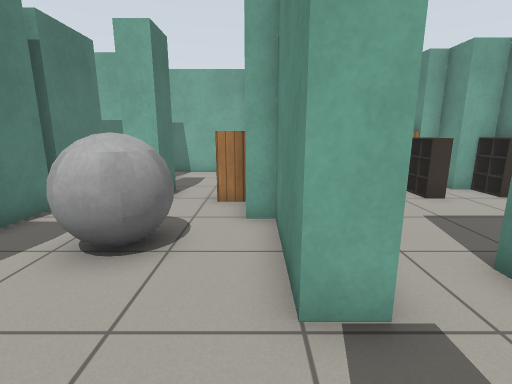
view 1 (above)

17 first-person views from a walk through a Gazebo world. The camera is 1 m above the floor, tilts 12° down and sees 85° across. Floor lines are 1 m apart. The floor is counted in squares, 0.5 m on a side. Each view is taken from the middle of a square. On the plan, view 1 faces up. The plan holds only what a view shows up to about 16 squares ahead; the rest is blank. Gazebo's built-in surfaces are drawn with simple patterns.

view 2
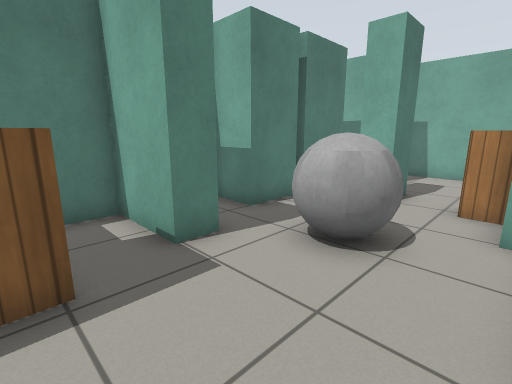

view 3
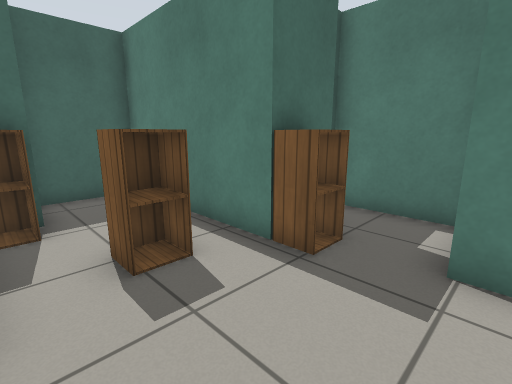

view 4
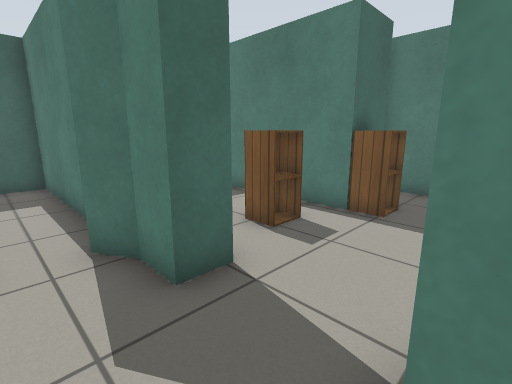

view 5
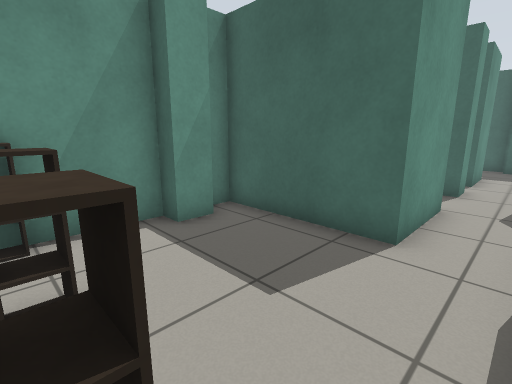

view 6
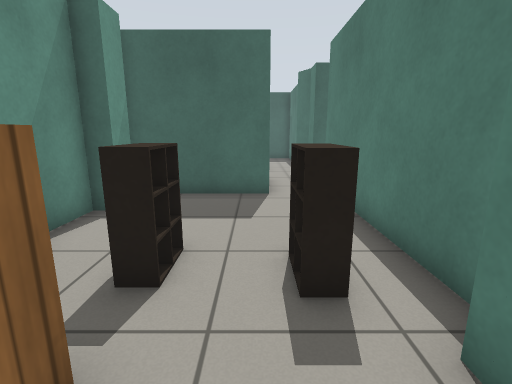

view 7
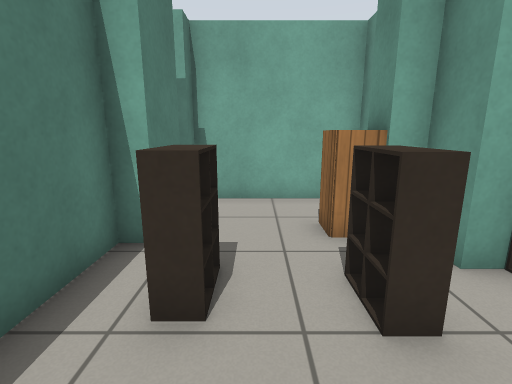

view 8
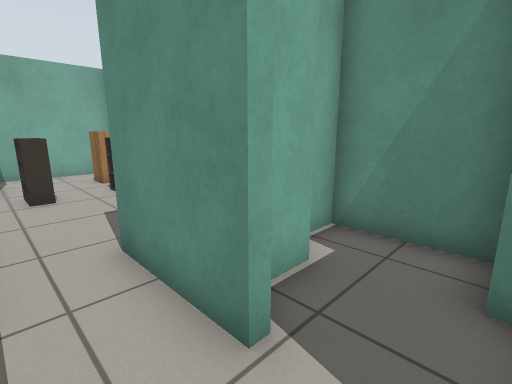

view 9
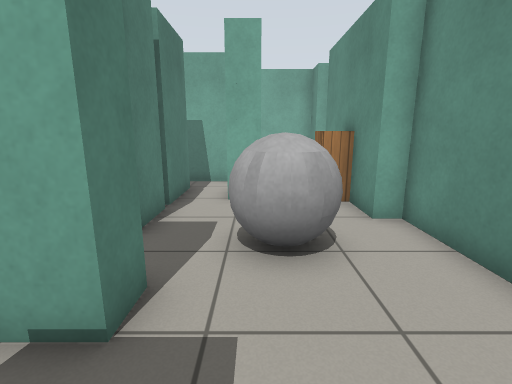

view 10
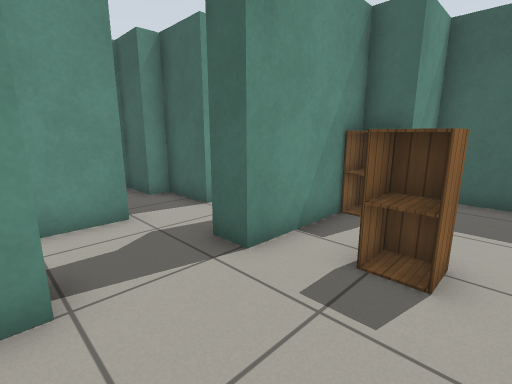

view 11
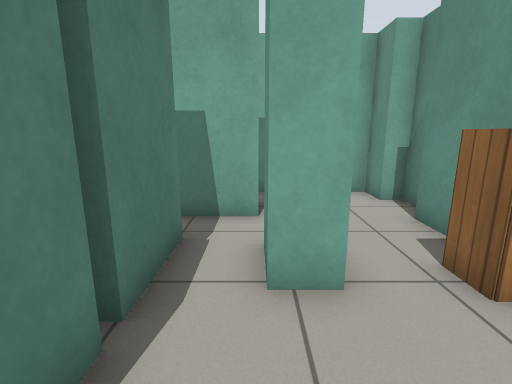

view 12
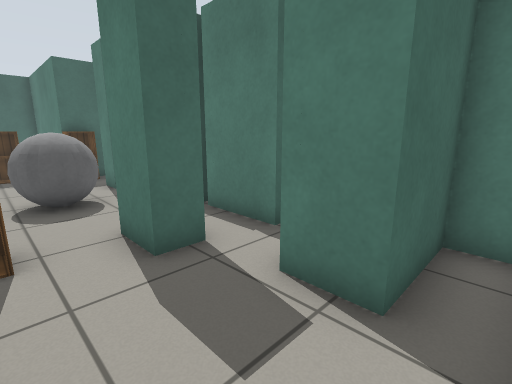

view 13
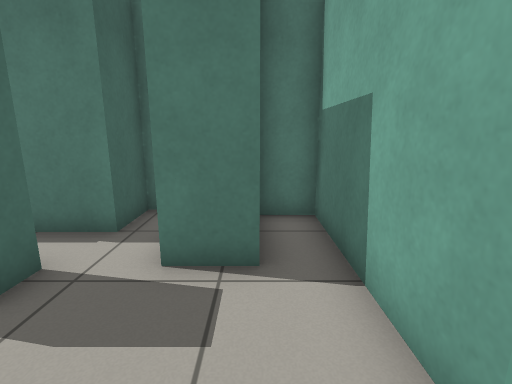

view 14
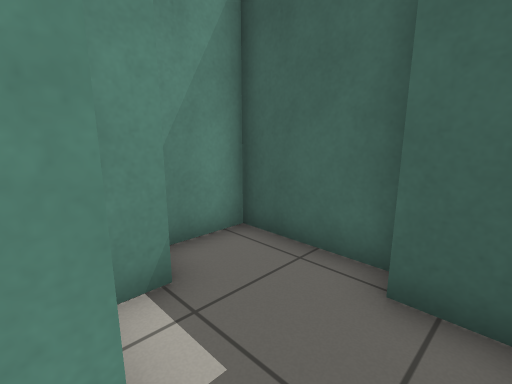

view 15
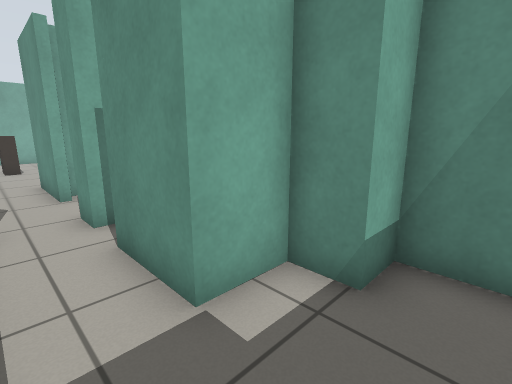

view 16
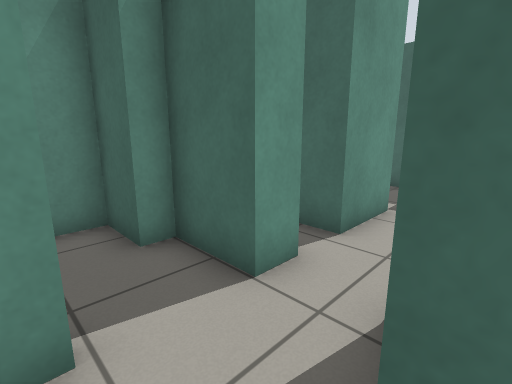

view 17
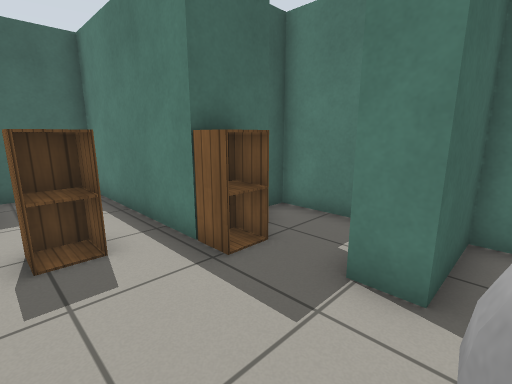

### Floor plan
Ten units are one square. View 1 is at (0, 0); x grows to the right and y downward. Boxes are objects, and circles mark ways between rooms. Rooms are numbered by the first view taken in them; rooms with no view inside come last. Other rooms are left out.
<svg viewBox="-77 -150 165 255">
<path fill="none" stroke="#000" d="M-37 4 -37 65 -8 65 -8 43 -4 43M5 32 5 1M-57 3 -44 3M-44 -34 -44 -24 -71 -24 -71 10M36 -25 36 -39 83 -39M75 -49 75 -60 83 -60 83 -90M22 -109 15 -109 15 -27M83 -91 83 -98 71 -98M35 -87 29 -87 29 -98M59 -83 53 -83M77 -85 77 -99M83 -90 76 -90M71 -138 71 -145 22 -145 22 -138M22 -129 22 -109M71 -98 71 -111M29 -98 35 -98 35 -87M58 -90 52 -90M52 -85 59 -85M53 -83 53 -98 59 -98M36 -6 36 -25M36 15 58 15 58 9 75 9 75 -20 65 -20M56 -14 40 -14M13 12 19 22M5 1 15 1 15 14M15 -27 5 -27M-29 -83 -39 -83 -39 -98 -29 -98 -29 -83M-54 -74 -54 -53 -70 -53M-39 -116 -63 -116M-71 -40 -71 -34 -44 -34M-72 -102 -54 -102 -54 -76M5 -27 5 -64 -2 -64 -2 -114M-2 -133 -2 -145 -66 -145 -66 -131 -39 -131 -39 -116M5 -125 5 -133 -2 -133M15 42 15 93 31 93M40 26 36 26 36 15M30 100 65 100 65 76 53 76 53 64 36 64 36 40 46 40"/>
<rect x="-45" y="-5" width="10" height="10" fill="#bbb"><title>cabinet</title></rect>
<rect x="-25" y="5" width="10" height="10" fill="#bbb"><title>cabinet</title></rect>
<rect x="-5" y="35" width="10" height="10" fill="#bbb"><title>cabinet</title></rect>
<rect x="55" y="-125" width="10" height="20" fill="#bbb"><title>cabinet</title></rect>
<rect x="-35" y="-65" width="20" height="30" fill="#bbb"><title>grey ball</title></rect>
<rect x="-15" y="-95" width="10" height="20" fill="#bbb"><title>cabinet</title></rect>
<circle cx="10" cy="-10" r="3" fill="#2a7"/>
<circle cx="-20" cy="-30" r="3" fill="#2a7"/>
<circle cx="45" cy="-80" r="3" fill="#2a7"/>
<circle cx="25" cy="-35" r="3" fill="#2a7"/>
<circle cx="25" cy="20" r="3" fill="#2a7"/>
<circle cx="-20" cy="-125" r="3" fill="#2a7"/>
<text x="-20" y="10">1</text>
<text x="40" y="-60">2</text>
<text x="50" y="-120">3</text>
<text x="40" y="0">4</text>
<text x="-30" y="-70">5</text>
<text x="-30" y="-130">6</text>
<text x="0" y="-130">7</text>
<text x="30" y="60">8</text>
</svg>
Room 1 opens to room 4. Room 1 opens to room 5. Room 2 opens to room 3. Room 2 opens to room 4. Room 4 opens to room 8. Room 5 opens to room 6.

Where each view was taken, in squares from view 1:
view 1: 0 up, 0 right, facing up
view 2: 0 up, 0 right, facing up-left
view 3: 3 up, 0 right, facing down-left
view 4: 3 up, 3 right, facing down-left
view 5: 9 up, 2 right, facing down-right
view 6: 13 up, 4 right, facing down
view 7: 6 up, 4 right, facing up
view 8: 1 down, 2 right, facing up-right
view 9: 0 up, 3 left, facing up
view 10: 3 up, 3 left, facing down-right
view 11: 5 up, 4 left, facing up
view 12: 14 up, 1 left, facing down-left
view 13: 13 up, 0 right, facing left
view 14: 6 down, 2 right, facing down-right
view 15: 9 down, 2 right, facing up-right
view 16: 1 up, 1 right, facing down-right
view 17: 4 up, 1 left, facing down-left
